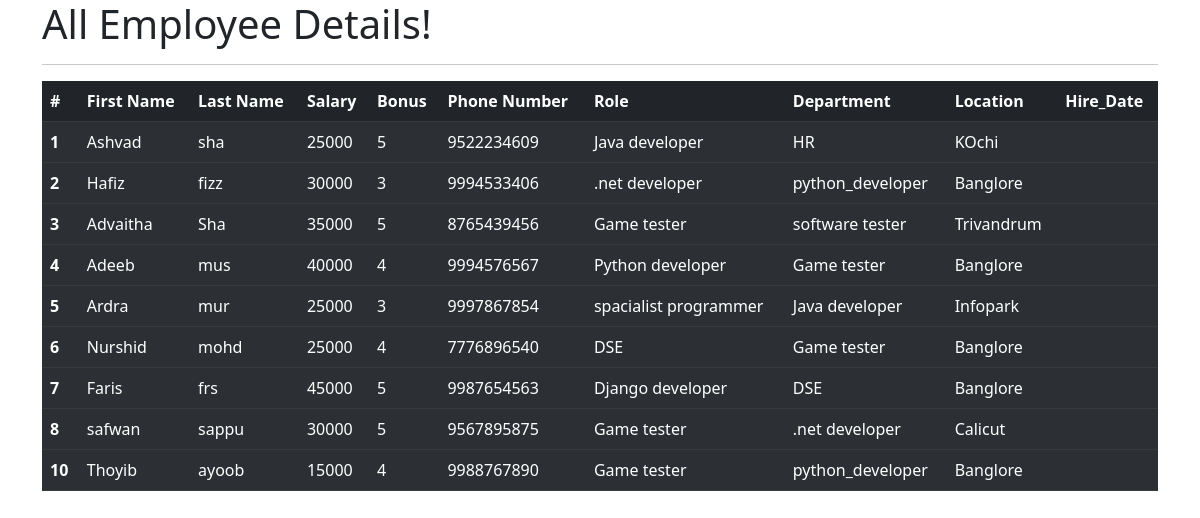
The app's page /all_emp with its own data.
### employees/models.py (models this page shows, shortened)
class Employee(models.Model):
    first_name = models.CharField(max_length=100, null=False)
    last_name = models.CharField(max_length=100, )
    dept = models.ForeignKey(Department, on_delete=models.CASCADE)
    salary = models.IntegerField(default=0)
    bonus = models.IntegerField(default=0)
    role = models.ForeignKey(Role, on_delete=models.CASCADE)
    phone = models.IntegerField(default=0)
    hire_date = models.DateField()
    def __str__(self):
        return "%s %s %s" %(self.first_name,self.last_name,self.phone)

class Role(models.Model):
    name = models.CharField(max_length=100, null=False)

class Department(models.Model):
    name = models.CharField(max_length=100, null=False)
    location = models.CharField(max_length=100)

### employees/views.py (the view)
# urls.py: path('all_emp', views.all_emp, name='all_emp'),
def all_emp(request):
    emps = Employee.objects.all()
    context = {
        'emps': emps
    }
    print(context)
    return render(request, 'view_all_emp.html', context)

### employees/templates/view_all_emp.html (shortened to what this page needs)
<!DOCTYPE html>
<html lang="en">
<head>
    <link href="https://cdn.jsdelivr.net/npm/bootstrap@5.2.1/dist/css/bootstrap.min.css" rel="stylesheet"
>
</head>
<body>
<div class="container">
    <h1>All Employee Details!</h1>
    <hr>
    <table class="table table-dark table-striped">
        <thead>
        <tr>
            <th scope="col">#</th>
            <th scope="col">First Name</th>
            <th scope="col">Last Name</th>
            <th scope="col">Salary</th>
            <th scope="col">Bonus</th>
            <th scope="col">Phone Number</th>
            <th scope="col">Role</th>
            <th scope="col">Department</th>
            <th scope="col">Location</th>
            <th scope="col">Hire_Date</th>
        </tr>
        </thead>
        {% for emp in emps%}
        <tbody>
        <tr>
            <th scope="row">{{emp.id}}</th>
            <td>{{emp.first_name}}</td>
            <td>{{emp.last_name}}</td>
            <td>{{emp.salary}}</td>
            <td>{{emp.bonus}}</td>
            <td>{{emp.phone}}</td>
            <td>{{emp.role.name}}</td>
            <td>{{emp.dept.name}}</td>
            <td>{{emp.dept.location}}</td>
            <td>{{emp.hiredate}}</td>
        </tr>
        </tbody>
        {% endfor %}
    </table>
</div>
</body>
</html>

### records on screen
Employee: id "1", first_name "Ashvad", last_name "sha", salary "25000", bonus "5", phone "9522234609", role.name "Java developer", dept.name "HR", dept.location "KOchi"
Employee: id "2", first_name "Hafiz", last_name "fizz", salary "30000", bonus "3", phone "9994533406", role.name ".net developer", dept.name "python_developer", dept.location "Banglore"
Employee: id "3", first_name "Advaitha", last_name "Sha", salary "35000", bonus "5", phone "8765439456", role.name "Game tester", dept.name "software tester", dept.location "Trivandrum"
Employee: id "4", first_name "Adeeb", last_name "mus", salary "40000", bonus "4", phone "9994576567", role.name "Python developer", dept.name "Game tester", dept.location "Banglore"
Employee: id "5", first_name "Ardra", last_name "mur", salary "25000", bonus "3", phone "9997867854", role.name "spacialist programmer", dept.name "Java developer", dept.location "Infopark"
Employee: id "6", first_name "Nurshid", last_name "mohd", salary "25000", bonus "4", phone "7776896540", role.name "DSE", dept.name "Game tester", dept.location "Banglore"
Employee: id "7", first_name "Faris", last_name "frs", salary "45000", bonus "5", phone "9987654563", role.name "Django developer", dept.name "DSE", dept.location "Banglore"
Employee: id "8", first_name "safwan", last_name "sappu", salary "30000", bonus "5", phone "9567895875", role.name "Game tester", dept.name ".net developer", dept.location "Calicut"
Employee: id "10", first_name "Thoyib", last_name "ayoob", salary "15000", bonus "4", phone "9988767890", role.name "Game tester", dept.name "python_developer", dept.location "Banglore"
